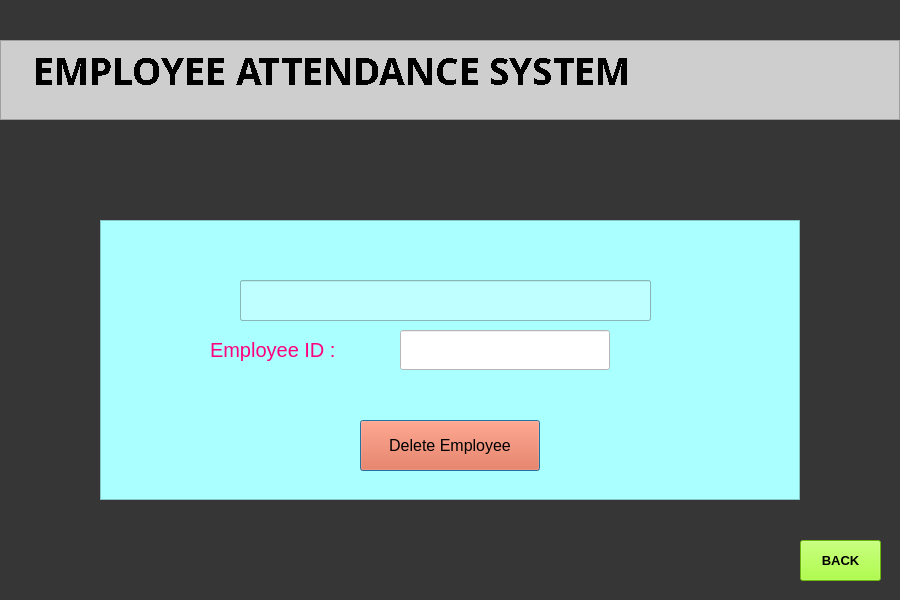
<?xml version="1.0" encoding="UTF-8"?>
<ui version="4.0">
 <class>Dialog</class>
 <widget class="QDialog" name="Dialog">
  <property name="enabled">
   <bool>true</bool>
  </property>
  <property name="geometry">
   <rect>
    <x>0</x>
    <y>0</y>
    <width>900</width>
    <height>600</height>
   </rect>
  </property>
  <property name="font">
   <font>
    <pointsize>10</pointsize>
   </font>
  </property>
  <property name="windowTitle">
   <string>Dialog</string>
  </property>
  <property name="styleSheet">
   <string notr="true">background-color: rgb(54, 54, 54);</string>
  </property>
  <widget class="QFrame" name="frame">
   <property name="geometry">
    <rect>
     <x>100</x>
     <y>220</y>
     <width>700</width>
     <height>280</height>
    </rect>
   </property>
   <property name="styleSheet">
    <string notr="true">background-color: rgb(170, 255, 255);</string>
   </property>
   <property name="frameShape">
    <enum>QFrame::StyledPanel</enum>
   </property>
   <property name="frameShadow">
    <enum>QFrame::Raised</enum>
   </property>
   <widget class="QLabel" name="label_2">
    <property name="geometry">
     <rect>
      <x>110</x>
      <y>100</y>
      <width>180</width>
      <height>60</height>
     </rect>
    </property>
    <property name="styleSheet">
     <string notr="true">font-size:15pt; color:rgb(255, 0, 127)</string>
    </property>
    <property name="text">
     <string>Employee ID :</string>
    </property>
   </widget>
   <widget class="QLineEdit" name="id">
    <property name="geometry">
     <rect>
      <x>300</x>
      <y>110</y>
      <width>210</width>
      <height>40</height>
     </rect>
    </property>
    <property name="font">
     <font>
      <pointsize>12</pointsize>
     </font>
    </property>
    <property name="styleSheet">
     <string notr="true">background-color: rgb(255, 255, 255);</string>
    </property>
    <property name="inputMethodHints">
     <set>Qt::ImhUppercaseOnly</set>
    </property>
    <property name="maxLength">
     <number>10</number>
    </property>
    <property name="echoMode">
     <enum>QLineEdit::Normal</enum>
    </property>
    <property name="placeholderText">
     <string/>
    </property>
   </widget>
   <widget class="QPushButton" name="deletebtn">
    <property name="geometry">
     <rect>
      <x>260</x>
      <y>200</y>
      <width>180</width>
      <height>51</height>
     </rect>
    </property>
    <property name="font">
     <font>
      <pointsize>12</pointsize>
     </font>
    </property>
    <property name="styleSheet">
     <string notr="true">background-color: rgb(255, 86, 35);</string>
    </property>
    <property name="text">
     <string>Delete Employee</string>
    </property>
   </widget>
   <widget class="QLineEdit" name="deletemsg">
    <property name="geometry">
     <rect>
      <x>140</x>
      <y>60</y>
      <width>411</width>
      <height>41</height>
     </rect>
    </property>
    <property name="font">
     <font>
      <family>MS Shell Dlg 2</family>
      <pointsize>12</pointsize>
      <weight>50</weight>
      <italic>false</italic>
      <bold>false</bold>
     </font>
    </property>
    <property name="styleSheet">
     <string notr="true">color: rgb(57, 255, 3);
background-color: rgb(192, 255, 255);</string>
    </property>
   </widget>
   <widget class="QLineEdit" name="deletemsg_2">
    <property name="geometry">
     <rect>
      <x>140</x>
      <y>60</y>
      <width>411</width>
      <height>41</height>
     </rect>
    </property>
    <property name="font">
     <font>
      <family>MS Shell Dlg 2</family>
      <pointsize>12</pointsize>
      <weight>50</weight>
      <italic>false</italic>
      <bold>false</bold>
     </font>
    </property>
    <property name="styleSheet">
     <string notr="true">color: rgb(57, 255, 3);
background-color: rgb(192, 255, 255);</string>
    </property>
   </widget>
  </widget>
  <widget class="QPushButton" name="back_btn">
   <property name="geometry">
    <rect>
     <x>800</x>
     <y>540</y>
     <width>81</width>
     <height>41</height>
    </rect>
   </property>
   <property name="font">
    <font>
     <pointsize>10</pointsize>
     <weight>75</weight>
     <bold>true</bold>
    </font>
   </property>
   <property name="styleSheet">
    <string notr="true">background-color: rgb(153, 255, 20);</string>
   </property>
   <property name="text">
    <string>BACK</string>
   </property>
  </widget>
  <widget class="QPlainTextEdit" name="plainTextEdit_2">
   <property name="enabled">
    <bool>true</bool>
   </property>
   <property name="geometry">
    <rect>
     <x>0</x>
     <y>40</y>
     <width>900</width>
     <height>80</height>
    </rect>
   </property>
   <property name="sizePolicy">
    <sizepolicy hsizetype="Fixed" vsizetype="Fixed">
     <horstretch>0</horstretch>
     <verstretch>0</verstretch>
    </sizepolicy>
   </property>
   <property name="font">
    <font>
     <family>Bell MT</family>
     <pointsize>28</pointsize>
     <weight>75</weight>
     <italic>false</italic>
     <bold>true</bold>
     <underline>false</underline>
     <stylestrategy>NoAntialias</stylestrategy>
     <kerning>true</kerning>
    </font>
   </property>
   <property name="acceptDrops">
    <bool>true</bool>
   </property>
   <property name="layoutDirection">
    <enum>Qt::LeftToRight</enum>
   </property>
   <property name="styleSheet">
    <string notr="true">background-color: rgb(206, 206, 206);</string>
   </property>
   <property name="inputMethodHints">
    <set>Qt::ImhNone</set>
   </property>
   <property name="lineWidth">
    <number>1</number>
   </property>
   <property name="verticalScrollBarPolicy">
    <enum>Qt::ScrollBarAlwaysOff</enum>
   </property>
   <property name="horizontalScrollBarPolicy">
    <enum>Qt::ScrollBarAlwaysOff</enum>
   </property>
   <property name="sizeAdjustPolicy">
    <enum>QAbstractScrollArea::AdjustToContents</enum>
   </property>
   <property name="undoRedoEnabled">
    <bool>false</bool>
   </property>
   <property name="lineWrapMode">
    <enum>QPlainTextEdit::NoWrap</enum>
   </property>
   <property name="plainText">
    <string>   EMPLOYEE ATTENDANCE SYSTEM
</string>
   </property>
   <property name="textInteractionFlags">
    <set>Qt::NoTextInteraction</set>
   </property>
   <property name="centerOnScroll">
    <bool>false</bool>
   </property>
   <property name="placeholderText">
    <string/>
   </property>
  </widget>
  <zorder>plainTextEdit_2</zorder>
  <zorder>frame</zorder>
  <zorder>back_btn</zorder>
 </widget>
 <resources/>
 <connections/>
</ui>
